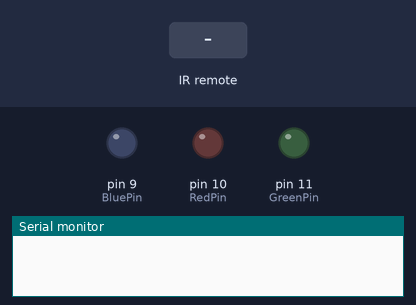
Bench run of a sketch on a simulated Arduino Uno, built with avr-gcc and run on an emulated ATmega328P. Parts: output pins drawn as LEDs (lit = HIGH), the last lines printed to the serial monitor. Inputs (shaded band) come from the test bench.

Above: at 1.2 s.
1.3 s: infrared code 0xFFE01F received
At 2.0 s:
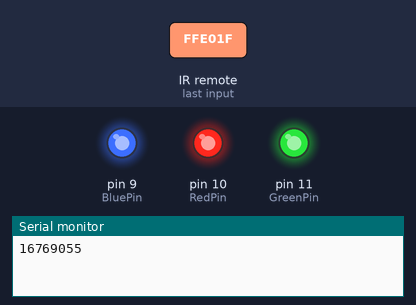
2.8 s: infrared code 0xFF609F received
At 3.1 s:
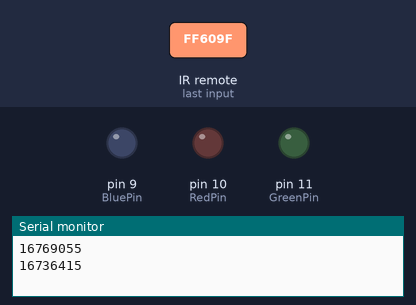
Timing chart, 0 to 5.8 s (numbered marks = the images above; inputs shaded):
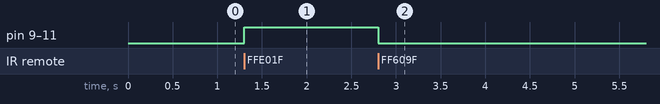

Measured:
- after the input at 1.3 s, pin 9 (BluePin), pin 10 (RedPin), pin 11 (GreenPin): LOW → HIGH at once
- after the input at 2.8 s, pin 9 (BluePin), pin 10 (RedPin), pin 11 (GreenPin): HIGH → LOW at once

The sketch:

strip_ir_onoff.ino
```cpp
int RedPin = 10;      //Arduino driving pin for Red
int GreenPin = 11;    //Arduino driving pin for Green
int BluePin = 9;      //Arduino driving pin for Blue


#include <IRremote.h>

int RECV_PIN = 4; //IR Receiving pin on the driver shield

IRrecv irrecv(RECV_PIN);

decode_results results;

void setColor(int red, int green, int blue)
{
  analogWrite(RedPin, red);
  analogWrite(GreenPin, green);
  analogWrite(BluePin, blue);

}

void setup()
{
  Serial.begin(9600);
  irrecv.enableIRIn(); // Start the receiver
}

void loop() {
  if (irrecv.decode(&results)) {
    Serial.println(results.value);
    irrecv.resume(); // Receive the next value

    if(results.value==16769055)
    {
      setColor(255,255,255);
    }

    else if(results.value==16736415)
    {
      setColor(0,0,0);
    }

  }
}
```
